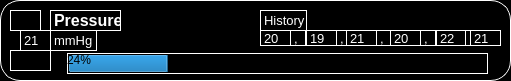
     <widget class="QWidget" name="widget_14" native="true">
      <property name="geometry">
       <rect>
        <x>10</x>
        <y>0</y>
        <width>511</width>
        <height>81</height>
       </rect>
      </property>
      <property name="styleSheet">
       <string notr="true">background-color:rgb(0, 0, 0);
border-color: rgb(243, 243, 243);
border-radius: 20px ;
border-width: 5rem;
border: 1px solid  rgb(255, 255, 255);</string>
      </property>
      <widget class="QLabel" name="label_5">
       <property name="geometry">
        <rect>
         <x>10</x>
         <y>10</y>
         <width>31</width>
         <height>21</height>
        </rect>
       </property>
       <property name="styleSheet">
        <string notr="true">image: url(:/newPrefix/icons8-pressure-48.jpg);
border: 1rem solid black;</string>
       </property>
       <property name="text">
        <string/>
       </property>
      </widget>
      <widget class="QLabel" name="label_13">
       <property name="geometry">
        <rect>
         <x>50</x>
         <y>10</y>
         <width>71</width>
         <height>21</height>
        </rect>
       </property>
       <property name="styleSheet">
        <string notr="true">border: 1rem solid black;
font: 17pt &quot;Roboto&quot; ;
</string>
       </property>
       <property name="text">
        <string>&lt;html&gt;&lt;head/&gt;&lt;body&gt;&lt;p&gt;&lt;span style=&quot; font-size:12pt; font-weight:600; color:#ffffff;&quot;&gt;Pressure&lt;/span&gt;&lt;/p&gt;&lt;/body&gt;&lt;/html&gt;</string>
       </property>
      </widget>
      <widget class="QLabel" name="label_2">
       <property name="geometry">
        <rect>
         <x>20</x>
         <y>30</y>
         <width>31</width>
         <height>21</height>
        </rect>
       </property>
       <property name="styleSheet">
        <string notr="true">border: 1rem solid black;
color:rgb(255, 255, 255)</string>
       </property>
       <property name="text">
        <string>&lt;html&gt;&lt;head/&gt;&lt;body&gt;&lt;p&gt;&lt;span style=&quot; font-size:10pt; color:#ffffff;&quot;&gt;21&lt;/span&gt;&lt;/p&gt;&lt;/body&gt;&lt;/html&gt;</string>
       </property>
      </widget>
      <widget class="QLabel" name="label_22">
       <property name="geometry">
        <rect>
         <x>50</x>
         <y>30</y>
         <width>47</width>
         <height>21</height>
        </rect>
       </property>
       <property name="styleSheet">
        <string notr="true">border: 1rem solid black;</string>
       </property>
       <property name="text">
        <string>&lt;html&gt;&lt;head/&gt;&lt;body&gt;&lt;p&gt;&lt;span style=&quot; font-size:10pt; color:#ffffff;&quot;&gt;mmHg&lt;/span&gt;&lt;/p&gt;&lt;/body&gt;&lt;/html&gt;</string>
       </property>
      </widget>
      <widget class="QLabel" name="label_65">
       <property name="geometry">
        <rect>
         <x>10</x>
         <y>50</y>
         <width>41</width>
         <height>21</height>
        </rect>
       </property>
       <property name="styleSheet">
        <string notr="true">image: url(/newPrefix/icons8-speedometer-48.jpg);
border: 1rem solid black;</string>
       </property>
       <property name="text">
        <string/>
       </property>
      </widget>
      <widget class="QLabel" name="label_66">
       <property name="geometry">
        <rect>
         <x>260</x>
         <y>10</y>
         <width>47</width>
         <height>21</height>
        </rect>
       </property>
       <property name="styleSheet">
        <string notr="true">border: 1rem solid black;</string>
       </property>
       <property name="text">
        <string>&lt;html&gt;&lt;head/&gt;&lt;body&gt;&lt;p&gt;&lt;span style=&quot; font-size:10pt; color:#ffffff;&quot;&gt;History&lt;/span&gt;&lt;/p&gt;&lt;/body&gt;&lt;/html&gt;</string>
       </property>
      </widget>
      <widget class="QLabel" name="label_67">
       <property name="geometry">
        <rect>
         <x>260</x>
         <y>30</y>
         <width>31</width>
         <height>16</height>
        </rect>
       </property>
       <property name="styleSheet">
        <string notr="true">border: 1rem solid black;</string>
       </property>
       <property name="text">
        <string>&lt;html&gt;&lt;head/&gt;&lt;body&gt;&lt;p&gt;&lt;span style=&quot; font-size:10pt; color:#ffffff;&quot;&gt;20&lt;/span&gt;&lt;/p&gt;&lt;/body&gt;&lt;/html&gt;</string>
       </property>
      </widget>
      <widget class="QLabel" name="label_68">
       <property name="geometry">
        <rect>
         <x>290</x>
         <y>30</y>
         <width>16</width>
         <height>16</height>
        </rect>
       </property>
       <property name="styleSheet">
        <string notr="true">border: 1rem solid black;</string>
       </property>
       <property name="text">
        <string>&lt;html&gt;&lt;head/&gt;&lt;body&gt;&lt;p&gt;&lt;span style=&quot; font-size:10pt; color:#ffffff;&quot;&gt;,&lt;/span&gt;&lt;/p&gt;&lt;/body&gt;&lt;/html&gt;</string>
       </property>
      </widget>
      <widget class="QLabel" name="label_69">
       <property name="geometry">
        <rect>
         <x>306</x>
         <y>30</y>
         <width>31</width>
         <height>16</height>
        </rect>
       </property>
       <property name="styleSheet">
        <string notr="true">border: 1rem solid black;</string>
       </property>
       <property name="text">
        <string>&lt;html&gt;&lt;head/&gt;&lt;body&gt;&lt;p&gt;&lt;span style=&quot; font-size:10pt; color:#ffffff;&quot;&gt;19&lt;/span&gt;&lt;/p&gt;&lt;/body&gt;&lt;/html&gt;</string>
       </property>
      </widget>
      <widget class="QLabel" name="label_70">
       <property name="geometry">
        <rect>
         <x>336</x>
         <y>30</y>
         <width>16</width>
         <height>16</height>
        </rect>
       </property>
       <property name="styleSheet">
        <string notr="true">border: 1rem solid black;</string>
       </property>
       <property name="text">
        <string>&lt;html&gt;&lt;head/&gt;&lt;body&gt;&lt;p&gt;&lt;span style=&quot; font-size:10pt; color:#ffffff;&quot;&gt;,&lt;/span&gt;&lt;/p&gt;&lt;/body&gt;&lt;/html&gt;</string>
       </property>
      </widget>
      <widget class="QLabel" name="label_71">
       <property name="geometry">
        <rect>
         <x>346</x>
         <y>30</y>
         <width>31</width>
         <height>16</height>
        </rect>
       </property>
       <property name="styleSheet">
        <string notr="true">border: 1rem solid black;</string>
       </property>
       <property name="text">
        <string>&lt;html&gt;&lt;head/&gt;&lt;body&gt;&lt;p&gt;&lt;span style=&quot; font-size:10pt; color:#ffffff;&quot;&gt;21&lt;/span&gt;&lt;/p&gt;&lt;/body&gt;&lt;/html&gt;</string>
       </property>
      </widget>
      <widget class="QLabel" name="label_72">
       <property name="geometry">
        <rect>
         <x>376</x>
         <y>30</y>
         <width>16</width>
         <height>16</height>
        </rect>
       </property>
       <property name="styleSheet">
        <string notr="true">border: 1rem solid black;</string>
       </property>
       <property name="text">
        <string>&lt;html&gt;&lt;head/&gt;&lt;body&gt;&lt;p&gt;&lt;span style=&quot; font-size:10pt; color:#ffffff;&quot;&gt;,&lt;/span&gt;&lt;/p&gt;&lt;/body&gt;&lt;/html&gt;</string>
       </property>
      </widget>
      <widget class="QLabel" name="label_73">
       <property name="geometry">
        <rect>
         <x>390</x>
         <y>30</y>
         <width>31</width>
         <height>16</height>
        </rect>
       </property>
       <property name="styleSheet">
        <string notr="true">border: 1rem solid black;</string>
       </property>
       <property name="text">
        <string>&lt;html&gt;&lt;head/&gt;&lt;body&gt;&lt;p&gt;&lt;span style=&quot; font-size:10pt; color:#ffffff;&quot;&gt;20&lt;/span&gt;&lt;/p&gt;&lt;/body&gt;&lt;/html&gt;</string>
       </property>
      </widget>
      <widget class="QLabel" name="label_74">
       <property name="geometry">
        <rect>
         <x>420</x>
         <y>30</y>
         <width>16</width>
         <height>16</height>
        </rect>
       </property>
       <property name="styleSheet">
        <string notr="true">border: 1rem solid black;</string>
       </property>
       <property name="text">
        <string>&lt;html&gt;&lt;head/&gt;&lt;body&gt;&lt;p&gt;&lt;span style=&quot; font-size:10pt; color:#ffffff;&quot;&gt;,&lt;/span&gt;&lt;/p&gt;&lt;/body&gt;&lt;/html&gt;</string>
       </property>
      </widget>
      <widget class="QLabel" name="label_75">
       <property name="geometry">
        <rect>
         <x>436</x>
         <y>30</y>
         <width>31</width>
         <height>16</height>
        </rect>
       </property>
       <property name="styleSheet">
        <string notr="true">border: 1rem solid black;</string>
       </property>
       <property name="text">
        <string>&lt;html&gt;&lt;head/&gt;&lt;body&gt;&lt;p&gt;&lt;span style=&quot; font-size:10pt; color:#ffffff;&quot;&gt;22&lt;/span&gt;&lt;/p&gt;&lt;/body&gt;&lt;/html&gt;</string>
       </property>
      </widget>
      <widget class="QLabel" name="label_76">
       <property name="geometry">
        <rect>
         <x>465</x>
         <y>30</y>
         <width>16</width>
         <height>16</height>
        </rect>
       </property>
       <property name="styleSheet">
        <string notr="true">border: 1rem solid black;</string>
       </property>
       <property name="text">
        <string>&lt;html&gt;&lt;head/&gt;&lt;body&gt;&lt;p&gt;&lt;span style=&quot; font-size:10pt; color:#ffffff;&quot;&gt;,&lt;/span&gt;&lt;/p&gt;&lt;/body&gt;&lt;/html&gt;</string>
       </property>
      </widget>
      <widget class="QLabel" name="label_77">
       <property name="geometry">
        <rect>
         <x>470</x>
         <y>30</y>
         <width>31</width>
         <height>16</height>
        </rect>
       </property>
       <property name="styleSheet">
        <string notr="true">border: 1rem solid black;</string>
       </property>
       <property name="text">
        <string>&lt;html&gt;&lt;head/&gt;&lt;body&gt;&lt;p&gt;&lt;span style=&quot; font-size:10pt; color:#ffffff;&quot;&gt;21&lt;/span&gt;&lt;/p&gt;&lt;/body&gt;&lt;/html&gt;</string>
       </property>
      </widget>
      <widget class="QProgressBar" name="progressBar_3">
       <property name="geometry">
        <rect>
         <x>67</x>
         <y>53</y>
         <width>421</width>
         <height>21</height>
        </rect>
       </property>
       <property name="styleSheet">
        <string notr="true">border-radius:11px ;</string>
       </property>
       <property name="value">
        <number>24</number>
       </property>
      </widget>
     </widget>
